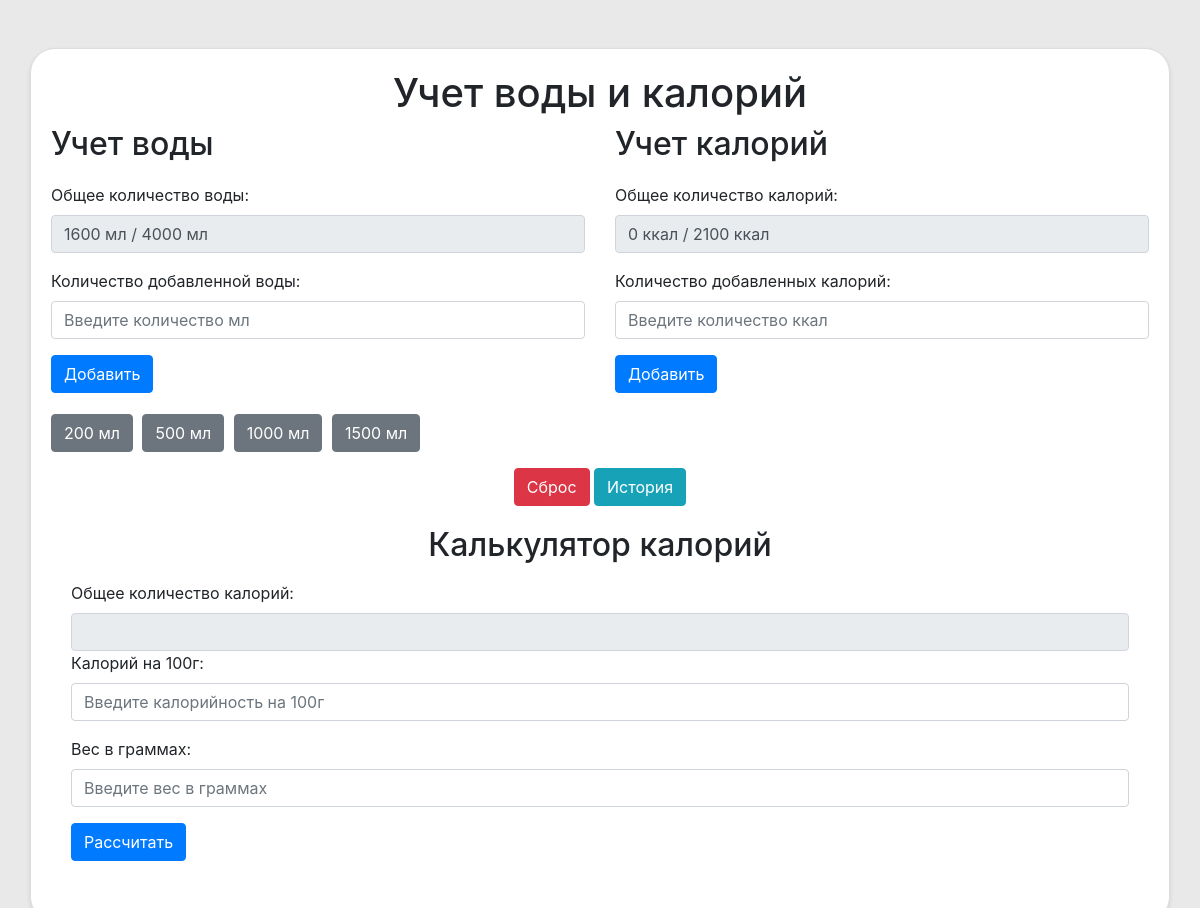
The app's page /, older data.
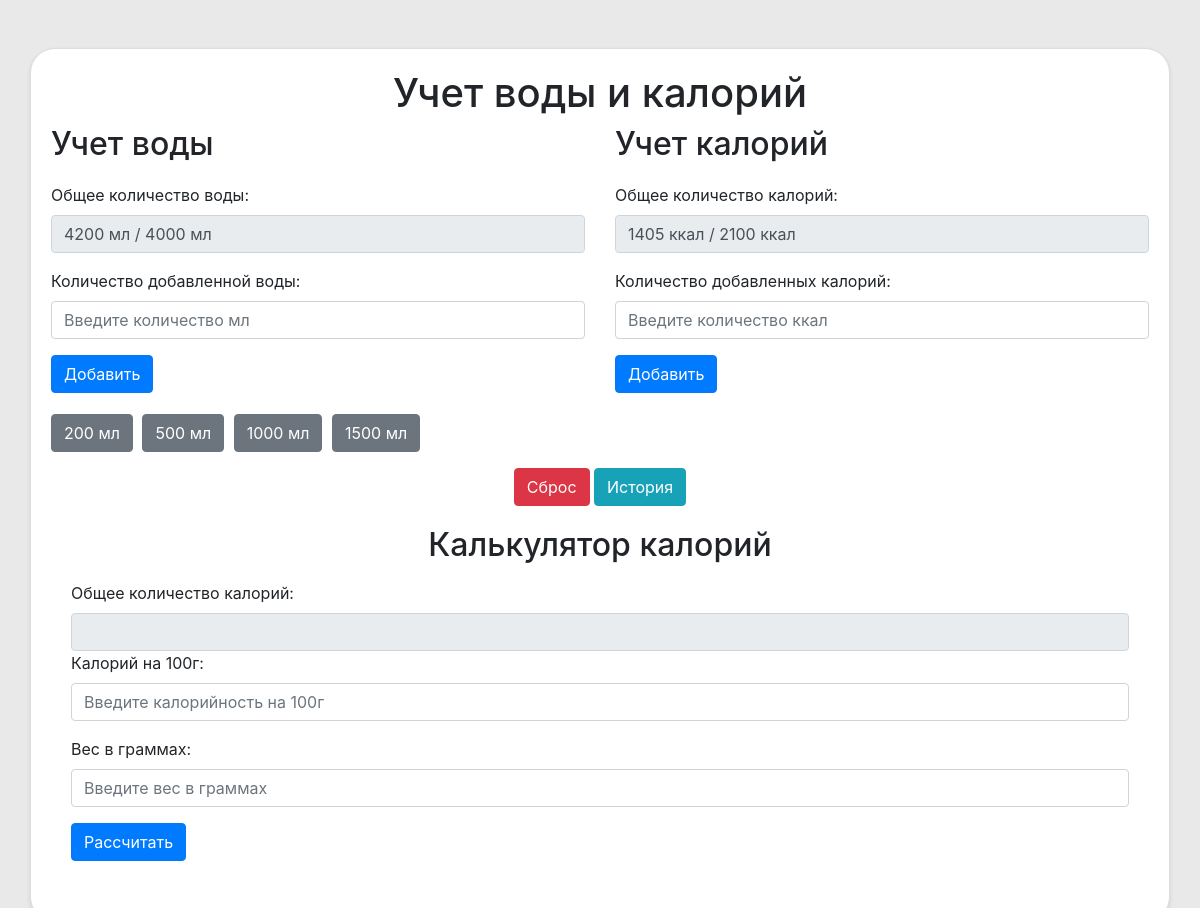
The same page, newer data.
### main.py (models this page shows)
class Tracker(db.Model):
    id = db.Column(db.Integer, primary_key=True)  # Уникальный идентификатор
    total_water = db.Column(db.Integer, default=0)  # Общее количество выпитой воды
    total_calories = db.Column(db.Integer, default=0)  # Общее количество потребленных калорий
    date = db.Column(db.Date, default=datetime.now(timezone.utc).date)  # Дата записи

### main.py (the view, shortened to what this page needs)
@app.route('/', methods=['GET', 'POST'])
def index():
    reset_tracker()  # Сброс трекера при каждом запросе на главную страницу
    tracker = Tracker.query.first()  # Получение текущей записи трекера
    calculated_calories = ""  # Переменная для хранения рассчитанных калорий
    return render_template('index.html', total_water=tracker.total_water, total_calories=tracker.total_calories, calculated_calories=calculated_calories)

### main.py (called while the page is built)
def reset_tracker():
    today = datetime.now(timezone.utc).date()  # Текущая дата
    tracker = Tracker.query.first()  # Получение первой записи из таблицы Tracker
    if tracker.date != today:  # Проверка, изменилась ли дата
        history_entry = History(date=tracker.date, total_water=tracker.total_water, total_calories=tracker.total_calories)
        db.session.add(history_entry)  # Добавление записи в историю
        tracker.total_water = 0  # Сброс количества воды
        tracker.total_calories = 0  # Сброс количества калорий
        tracker.date = today  # Обновление даты в трекере
        db.session.commit()  # Подтверждение изменений

### templates/index.html (shortened to what this page needs)
<!DOCTYPE html>
<html lang="en">
<head>
    <link href="https://stackpath.bootstrapcdn.com/bootstrap/4.3.1/css/bootstrap.min.css" rel="stylesheet">
    <link rel="stylesheet" type="text/css" href="{{ url_for('static', filename='css/styles.css') }}">
</head>
<body>
    <div class="container mt-5">
        <div class="row">
            <div class="col-12 text-center">
                <h1>Учет воды и калорий</h1>
            </div>
        </div>
        <div class="row">
            <div class="col-md-6 section">
                <h2>Учет воды</h2>
                <div class="form-group">
                    <label for="totalWater">Общее количество воды:</label>
                    <input type="text" id="totalWater" class="form-control" value="{{ total_water }} мл / 4000 мл" readonly>
                </div>
                <form method="post">
                    <div class="form-group">
                        <label for="waterInput">Количество добавленной воды:</label>
                        <input type="number" id="waterInput" name="water_amount" class="form-control" placeholder="Введите количество мл">
                    </div>
                    <button type="submit" name="add_water" class="btn btn-primary">Добавить</button>
                </form>
                <div class="mt-3">
                    <form method="post">
                        <button type="submit" name="preset_water" value="200" class="btn btn-secondary">200 мл</button>
                        <button type="submit" name="preset_water" value="500" class="btn btn-secondary">500 мл</button>
                        <button type="submit" name="preset_water" value="1000" class="btn btn-secondary">1000 мл</button>
                        <button type="submit" name="preset_water" value="1500" class="btn btn-secondary">1500 мл</button>
                    </form>
                </div>
            </div>
            <div class="col-md-6 section">
                <h2>Учет калорий</h2>
                <div class="form-group">
                    <label for="totalCalories">Общее количество калорий:</label>
                    <input type="text" id="totalCalories" class="form-control" value="{{ total_calories }} ккал / 2100 ккал" readonly>
                </div>
                <form method="post">
                    <div class="form-group">
                        <label for="caloriesInput">Количество добавленных калорий:</label>
                        <input type="number" id="caloriesInput" name="calories_amount" class="form-control" placeholder="Введите количество ккал">
                    </div>
                    <button type="submit" name="add_calories" class="btn btn-primary">Добавить</button>
                </form>
            </div>
        </div>
        <div class="row mt-3">
            <div class="col-12 text-center">
                <form method="post" class="d-inline">
                    <button type="submit" name="reset" class="btn btn-danger">Сброс</button>
                </form>
                <a href="{{ url_for('history') }}" class="btn btn-info">История</a>
            </div>
        </div>
        <div class="row calc">
            <div class="col-12">
                <h2 class="text-center">Калькулятор калорий</h2>
                <div class="mt-3">
                    <label for="caloriesOutput">Общее количество калорий:</label>
                    <input type="text" id="caloriesOutput" class="form-control" readonly>
                </div>
                <div class="form-group">
                    <label for="caloriesPer100g">Калорий на 100г:</label>
                    <input type="number" id="caloriesPer100g" class="form-control" placeholder="Введите калорийность на 100г">
                </div>
                <div class="form-group">
                    <label for="weight">Вес в граммах:</label>
                    <input type="number" id="weight" class="form-control" placeholder="Введите вес в граммах">
                </div>
                <button id="calculateCalories" class="btn btn-primary">Рассчитать</button>
            </div>
        </div>
    </div>
</body>
</html>

Row changes from the older to the newer data that the page shows:
changed Tracker: total_water "1600 мл / 4000 мл" → "4200 мл / 4000 мл"; total_calories (not shown) → "1405 ккал / 2100 ккал"
Text that changed along with them:
form field total_calories: "0 ккал / 2100 ккал" → (not shown)
